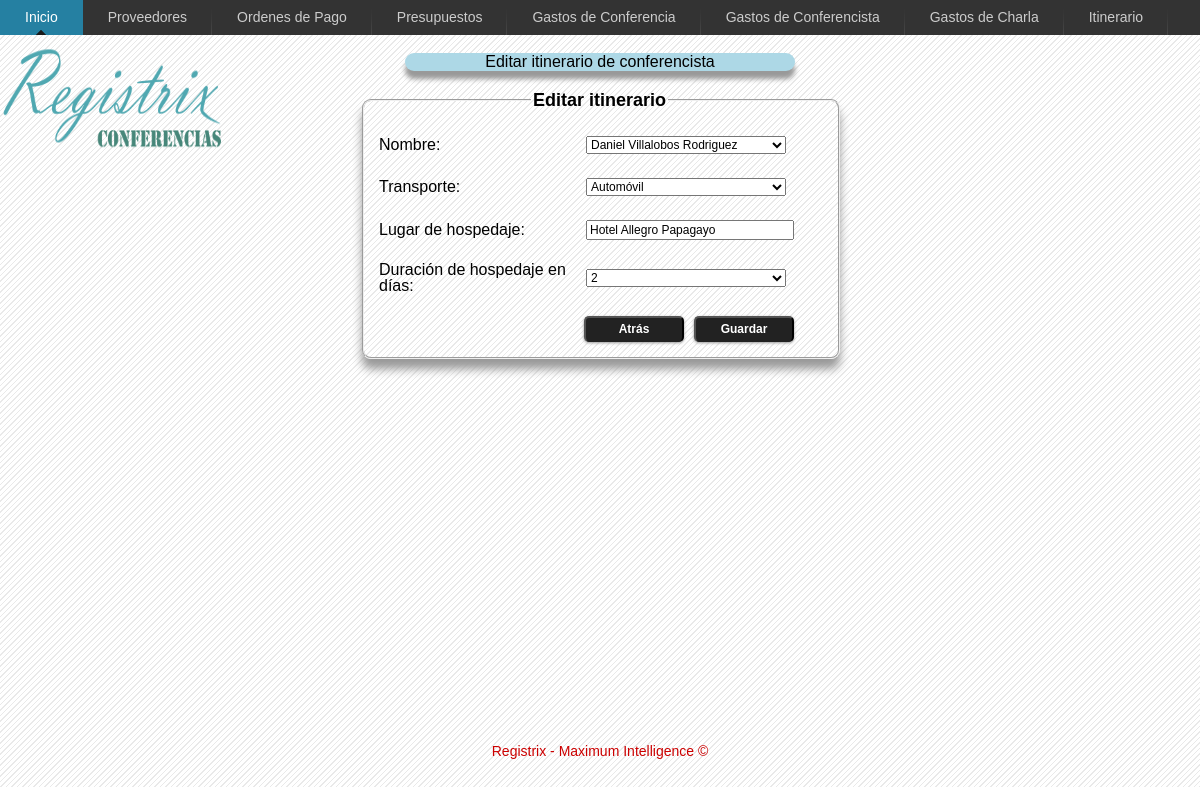
Screenshot of /itinerarioConferencista/editarItinerario.php?id_itinerario=1&id_persona=1&medio_transporte=Automóvil&duracion_hospedaje=2 with the database file from the repository.
### tables this page shows
CREATE TABLE IF NOT EXISTS `tpersona` (
  `id_persona` int(11) NOT NULL AUTO_INCREMENT,
  `id_profesion` int(11) NOT NULL,
  `nombre` varchar(30) NOT NULL,
  `apellido1` varchar(30) DEFAULT NULL,
  `apellido2` varchar(30) DEFAULT NULL,
  `sexo` char(1) DEFAULT NULL,
  `correo_electronico` varchar(100) NOT NULL,
  `fecha_nacimiento` date DEFAULT NULL,
  `telefono` varchar(20) DEFAULT NULL,
  `es_discapacitado` tinyint(1) DEFAULT '0',
  `habilitado` tinyint(1) DEFAULT '1',
  `contrasena` text NOT NULL,
  `id_pais` int(11) DEFAULT NULL,
  `imagen` varchar(200) DEFAULT NULL,
  PRIMARY KEY (`id_persona`),
  UNIQUE KEY `correo_electronico` (`correo_electronico`),
  KEY `id_profesion` (`id_profesion`)
);

CREATE TABLE IF NOT EXISTS `titinerario_conferencista` (
  `id_itinerario` int(11) NOT NULL AUTO_INCREMENT,
  `medio_transporte` varchar(50) NOT NULL,
  `lugar_hospedaje` varchar(50) NOT NULL,
  `duracion_hospedaje` varchar(50) NOT NULL,
  `id_persona` int(11) NOT NULL,
  `id_conferencia` int(11) NOT NULL,
  `id_gasto` int(11) NOT NULL,
  PRIMARY KEY (`id_itinerario`),
  KEY `id_conferencia` (`id_conferencia`),
  KEY `id_gasto` (`id_gasto`),
  KEY `id_persona` (`id_persona`)
);

### includes/conexion.php (called while the page is built, shortened)
<?php
class ConectarMySQL {
    public static function conexion() {
        $BaseDatos = "registrix";
        $Servidor = "localhost";
        $Usuario = "root";
        $Clave = "12345";
        @$conexion = mysql_connect($Servidor, $Usuario, $Clave);
        @$seleccionarBase = mysql_select_db($BaseDatos, $conexion);
        return $conexion;
    }
}
?>

### includes/fachadaItinerarioConferencista.php (called while the page is built, shortened)
<?php
require_once ("conexion.php");
class fachadaItinerarioConferencista {
    private $consultas;
    public function __construct() {
        $this->consultas = array();
    }
    public function mostrarItinerarioPorId($iditinerario) {
        $sql = "SELECT i.id_itinerario, concat(p.nombre,' ',p.apellido1,' ',p.apellido2) 'nombre', i.medio_transporte, i.lugar_hospedaje, i.duracion_hospedaje
				FROM titinerario_conferencista i, tpersona p
				WHERE p.id_persona = i.id_persona
				AND i.id_itinerario = '$iditinerario' ";
	$editarItinerarioPorId = mysql_query($sql, ConectarMySQL::conexion());
	while ($resultadoItinerario = mysql_fetch_assoc($editarItinerarioPorId)) {
		$this->consultas[] = $resultadoItinerario;
	}
	return $this->consultas;
    }
}
?>

### itinerarioConferencista/editarItinerario.php (the view, shortened to what this page needs)
<?php
require_once("../includes/fachadaItinerarioConferencista.php");
$editarItinerario = new fachadaItinerarioConferencista();
$actualizarItinerario = $editarItinerario->mostrarItinerarioPorId($_GET['id_itinerario']);
$id_persona_select = $_GET["id_persona"];
$transporte = $_GET["medio_transporte"];
$duracion_hospedaje = $_GET["duracion_hospedaje"];
?>
<!DOCTYPE html PUBLIC "-//W3C//DTD HTML 4.01 Transitional//EN" "http://www.w3.org/TR/html4/loose.dtd">
<html>
	<head>
		<link rel="stylesheet" type="text/css" href="../css/itinerarioConferencista/styles_edit.css" />
	</head>
	<body>
		<?php
		include '..'.DIRECTORY_SEPARATOR.'includes'.DIRECTORY_SEPARATOR.'barra_navegacion_itinerario_conferencista.php';
		include '..'.DIRECTORY_SEPARATOR.'includes'.DIRECTORY_SEPARATOR.'imagen_registrix.php';
		?>
		<div class="wrapper">
			<div id="wrap">
				<div id="titulo">
					Editar itinerario de conferencista
				</div>
				<br>
				<form id="registro_de_itinerario" name="registro_de_itinerario" method="post" action="editarItinerario.php" onsubmit="return validarItinerario()">
					<fieldset>
						<legend>Editar itinerario</legend>
							<table>
								<tr>
									<td>
									<br />
										Nombre:
									</td>
									<td>
									<br />
										<select id="id_persona" name="id_persona">
											<?php
											$sqlConsulta = "SELECT p.id_persona, concat(p.nombre,' ',p.apellido1,' ',p.apellido2) 'nombre', pnp.id_nivel_persona
															FROM tpersona p, tpersona_tnivel_persona pnp
															WHERE p.id_persona=pnp.id_persona
															AND pnp.id_nivel_persona=1 ";
											$resConsulta = mysql_query($sqlConsulta, ConectarMySQL::conexion());
											while ($rowConsulta=mysql_fetch_assoc($resConsulta)) {
												$id_persona=$rowConsulta['id_persona'];
												$nombre=$rowConsulta['nombre'];
											?>
											<option value="<?php echo $id_persona ?>" <?php if($id_persona_select==$id_persona){ echo "selected='selected' ";} ?>><?php echo $nombre ?></option>
											<?php } ?>
										</select>
									</td>
								</tr>
								<tr>
									<td>
									<br />
										Transporte:
									</td>
									<td>
									<br />
										<select id="transporte" name="transporte">
											<option value="Autom&oacute;vil" <?php if($transporte=="Automóvil"){ echo "selected";} ?>>Autom&oacute;vil</option>
										</select>
									</td>
								</tr>
								<tr>
									<td>
									<br />
										Lugar de hospedaje:
									</td>
									<td>
									<br />
										<input id="lugar_de_hospedaje" name="lugar_de_hospedaje" type="text" size="50" maxlength="50" value="<?php echo $actualizarItinerario[0]["lugar_hospedaje"]; ?>" />
									</td>
								</tr>
								<tr>
									<td>
									<br />
										Duraci&oacute;n de hospedaje en d&iacute;as:
									</td>
									<td>
									<br />
										<select id="duracion_de_hospedaje" name="duracion_de_hospedaje">
											<option value="2" <?php if($duracion_hospedaje==2){ echo "selected";} ?>>2</option>
										</select>
									</td>
								</tr>
								<tr>
									<td>
									<br />
									</td>
									<td>
									<br />
										<input id="volver" name="volver" type="button" value="Atr&aacute;s" onclick="volverMostrarItinerario()"/>
										<input id="enviar" name="enviar" type="submit" value="Guardar" />
									<br />
									</td>
								</tr>
							</table>
					</fieldset>
				</form>
			</div>
		</div>
		<div class="footer">
			<p>Registrix - Maximum Intelligence &copy;</p>
		</div>
	</body>
</html>

### css/itinerarioConferencista/styles_edit.css (style rules this page uses)
body { font-family: "Trebuchet MS", Geneva, Arial, Helvetica, sans-serif; background-image: url("../../imagenes/fondo.gif"); }
form { padding:2px; display:block; width:450px; margin-left: 360px; text-align:left; }
legend { font-family: "Trebuchet MS", Geneva, Arial, Helvetica, sans-serif; font-weight: bold; font-size: 18px; border:1px silver; color: black; margin-left: 155px; }
input,select { margin:2px; font-family: "Trebuchet MS", Geneva, Arial, Helvetica, sans-serif; font-size: 12px; display: block; width: 200px; }
fieldset { float: left; width: 100%; display: block; line-height: 1; -moz-border-radius: 9px; -webkit-border-radius: 9px; -moz-box-shadow: 0 10px 10px #999; -webkit-box-shadow: 0 10px 10px #999; }
td { width: 250px; }
#titulo { margin: 0 auto 0 auto; width:390px; color: black; -moz-border-radius: 10px; -webkit-border-radius: 10px; -moz-box-shadow: 0 8px 5px #999; -webkit-box-shadow: 0 8px 5px #999; background-color:lightblue; text-align:center; }
#enviar { background: #222 repeat-x; display: inline-block; padding: 5px 10px 6px; color: #fff; text-decoration: none; font-weight: bold; line-height: 1; width: 100px; margin-left: 110px; text-align: center; -moz-border-radius: 5px; -webkit-border-radius: 5px; -moz-box-shadow: 0 1px 3px #999; -webkit-box-shadow: 0 1px 3px #999; text-shadow: 0 -1px 1px #222; border-bottom: 1px solid #222; position: relative; cursor: pointer; }
#volver { background: #222 repeat-x; display: inline-block; padding: 5px 10px 6px; color: #fff; text-decoration: none; font-weight: bold; line-height: 1; width: 100px; margin-left: 0px; text-align: center; -moz-border-radius: 5px; -webkit-border-radius: 5px; -moz-box-shadow: 0 1px 3px #999; -webkit-box-shadow: 0 1px 3px #999; text-shadow: 0 -1px 1px #222; border-bottom: 1px solid #222; position: absolute; cursor: pointer; }
* { margin: 0; }
html, body { height: 97%; }
.wrapper { min-height: 97%; height: auto !important; height: 97%; margin: 0 auto -4em; }
.footer, .push { height: 4em; }
.footer p { margin:0 auto 0 auto; text-align: center; line-height: 65px; color: #C00; font-size: 14px; }
.footer, .push { clear: both; }
#wrap { margin:0 auto 0 auto; width:1200px; }

### rows the page displays
tpersona: id_persona "Daniel Villalobos Rodriguez"
titinerario_conferencista: lugar_de_hospedaje "Hotel Allegro Papagayo"
